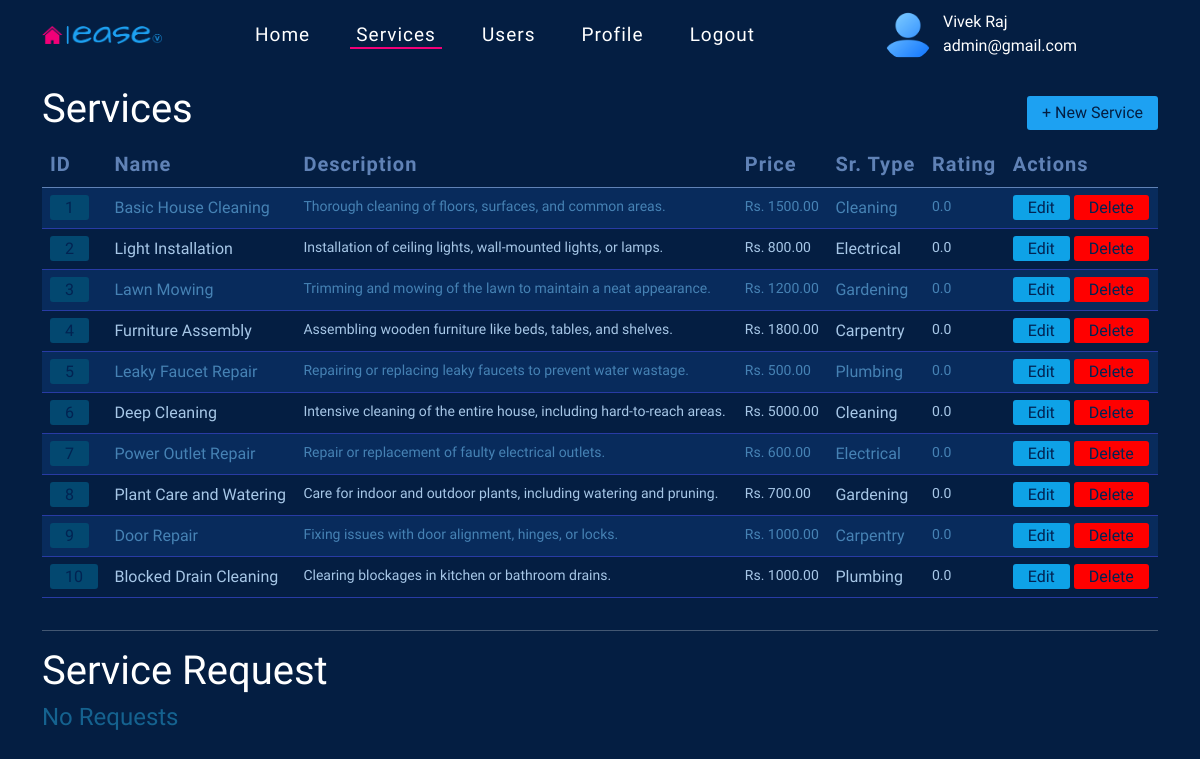
Page /HomeEase/admin/1/services (signed in) on the committed database.
### app.py (models this page shows)
class Admin(db.Model):
    id = db.Column(db.Integer, primary_key=True)
    user_id = db.Column(db.Integer, db.ForeignKey('user.id'), nullable=False)
    fname = db.Column(db.String(20), nullable=False)
    lname = db.Column(db.String(20), nullable=True)
    picture = db.Column(db.LargeBinary, nullable=True)

class User(db.Model,UserMixin):
    id = db.Column(db.Integer, primary_key=True)
    email = db.Column(db.String(50), unique=True, nullable=False)
    password = db.Column(db.String(150), nullable=False)
    created_at = db.Column(db.DateTime, default=datetime.now())
    active = db.Column(db.Boolean, default=True)
    role_id = db.Column(db.Integer, db.ForeignKey('role.id'), nullable=False)
    admin = db.relationship('Admin', backref='user', uselist=False, lazy=True)
    customer = db.relationship('Customer', backref='user', uselist=False, lazy=True)
    professional = db.relationship('Professional', backref='user', uselist=False, lazy=True)
    address = db.relationship('Address', backref='user', uselist=False, lazy=True)

class Service(db.Model):
    id = db.Column(db.Integer, primary_key=True)
    name = db.Column(db.String(100), nullable=False)
    category = db.Column(db.String(50), nullable=False)
    description = db.Column(db.Text, nullable=False)
    price = db.Column(db.Numeric(10, 2), nullable=False)
    duration = db.Column(db.String(50), nullable=False)
    status = db.Column(db.String(20), nullable=False)
    created_at = db.Column(db.DateTime, default=datetime.now())
    rating = db.Column(db.Numeric(3,1), default=0)
    review_count = db.Column(db.Integer, default=0)
    service_requests = db.relationship('ServiceRequest', backref='service', lazy=True)
    reviews = db.relationship('Review', backref='service', lazy=True)
    areas = db.relationship('ServiceArea', secondary='service_area_association', backref='services')

### app.py (the view, shortened to what this page needs)
@HomeEase.route('/HomeEase/admin/<int:id>/services')
@login_required
def services(id):
    services = Service.query.all()
    admin_requests_data=[]
    admin_requests = ServiceRequest.query.all()
    return render_template('/Admin/services.html',admin=get_admin(id), services=services, requests=admin_requests_data)

### app.py (called while the page is built)
@login_manager.user_loader
def load_user(user_id):
    return User.query.get(int(user_id))

def get_admin(id):
    user_admin = User.query.filter_by(id=id).first_or_404()
    admin_detail = Admin.query.filter_by(user_id=id).first_or_404()
    picture_base64=''
    if admin_detail.picture:
        picture_base64 = base64.b64encode(admin_detail.picture).decode('utf-8')
    adminData = {"admin":user_admin, "adminDetail":admin_detail, "picture":picture_base64, "mimetype":'image/png'}
    return adminData

### templates/Admin/services.html (shortened to what this page needs)
{% extends "/Admin/home.html" %}
{% block nav %}
<a href="{{url_for('admin_home',id=admin.admin.id)}}" class="link">Home</a>
<a href="{{url_for('services',id=admin.admin.id)}}" id="current-link">Services</a>
<a href="{{url_for('manage_users',id=admin.admin.id)}}" class="link">Users</a>
<a href="{{url_for('admin_profile',id=admin.admin.id)}}" class="link">Profile</a>
<a href="{{url_for('logout')}}" class="link">Logout</a>
{% endblock %}
{% block main_content %}
<div class="row" id="services">
<div class="header">
    <h1>Services</h1>
    <a href="{{url_for('create_service',id=admin.admin.id)}}">+ New Service</a>
</div>
{% if services == [] %}
<h4 style="color: #15628f;">No Service Available</h4>
{% else %}
<div>
    <table class="table" style="color: #fff;">
        <thead>
          <tr>
            <th>ID</th>
            <th>Name</th>
            <th>Description</th>
            <th>Price</th>
            <th>Sr. Type</th>
            <th>Rating</th>
            <th>Actions</th>
          </tr>
        </thead>
        <tbody>
          {% for service in services %}
          <tr>
            <td><a style="background-color: #034870;" href="">{{service.id}}</a></td>
            <td>{{service.name}}</td>
            <td style="font-size: 14px;">{{service.description}}</td>
            <td style="font-size: 14px;">Rs. {{service.price}}</td>
            <td style="text-transform: capitalize;">{{service.category}}</td>
            <td style="font-size: 14px;">{{service.rating}}</td>
            <td>
              <a style="background-color: rgb(14, 162, 231);" href="{{url_for('edit_service',id=admin.admin.id, srvs_id=service.id)}}">Edit</a>
              <a style="background-color: red;" href="{{url_for('delete_service',id=admin.admin.id, srvs_id=service.id)}}">Delete</a>
            </td>
          </tr>
          {% endfor %}
        </tbody>
      </table>
</div>
{% endif %}
</div>
<hr>
<div class="row" id="service-request">
<h1>Service Request</h1>
{% if requests == [] %}
<h4 style="color: #15628f;">No Requests</h4>
{% endif %}
</div>
{% endblock %}

### templates/Admin/home.html (shortened to what this page needs)
<!DOCTYPE html>
<html lang="en">
<head>
    <link href="https://cdn.jsdelivr.net/npm/bootstrap@5.0.2/dist/css/bootstrap.min.css" rel="stylesheet">
    <link rel="stylesheet" href="/static/admin.css">
</head>
<body>
    <div class="container">
        <div class="row" id="nav">
            <div class="col-sm-2" id="logo">
                <img src="/static/HomeEase4.png" alt="" width="120">
            </div>
            <div class="col-sm-6" id="link">
                {% block nav %}{% endblock %}
            </div>
            <div class="col-sm-4" id="profile">
                <div id="profile-box">
                    <div id="profile-img">
                        {% block profile_img %}
                        {% if admin.picture %}
                        <img alt="Profile Picture" width="50" height="50">
                        {% else %}
                        <img src="/static/user.png" alt="" width="50" height="50">
                        {% endif %}
                        {% endblock %}
                    </div>
                    <div id="profile-text">
                        {% block name_mail %}
                        <p>{{admin.adminDetail.fname}} {{admin.adminDetail.lname}}<br>{{admin.admin.email}}</span></p>
                        {% endblock %}
                    </div>
                </div>
            </div>
        </div>
        {% block main_content %}
        {% endblock %}
    </div>
</body>
</html>

### static/admin.css (style rules this page uses)
body { background-color: #041E42; color: #FFF; font-family: suse; }
.container { margin-top: 10px; }
#logo { display: flex; align-items: center; }
th, td { padding: 12px; text-align: left; border-bottom: 1px solid rgb(40, 59, 164); }

### rows in the picture
Admin: adminDetail.fname "Vivek", adminDetail.lname "Raj"
User: admin.email "admin@gmail.com"
Service: id "1", name "Basic House Cleaning", description "Thorough cleaning of floors, surfaces, and common areas.", price "1500.00", category "Cleaning", rating "0.0"
Service: id "2", name "Light Installation", description "Installation of ceiling lights, wall-mounted lights, or lamps.", price "800.00", category "Electrical", rating "0.0"
Service: id "3", name "Lawn Mowing", description "Trimming and mowing of the lawn to maintain a neat appearance.", price "1200.00", category "Gardening", rating "0.0"
Service: id "4", name "Furniture Assembly", description "Assembling wooden furniture like beds, tables, and shelves.", price "1800.00", category "Carpentry", rating "0.0"
Service: id "5", name "Leaky Faucet Repair", description "Repairing or replacing leaky faucets to prevent water wastage.", price "500.00", category "Plumbing", rating "0.0"
Service: id "6", name "Deep Cleaning", description "Intensive cleaning of the entire house, including hard-to-reach areas.", price "5000.00", category "Cleaning", rating "0.0"
Service: id "7", name "Power Outlet Repair", description "Repair or replacement of faulty electrical outlets.", price "600.00", category "Electrical", rating "0.0"
Service: id "8", name "Plant Care and Watering", description "Care for indoor and outdoor plants, including watering and pruning.", price "700.00", category "Gardening", rating "0.0"
Service: id "9", name "Door Repair", description "Fixing issues with door alignment, hinges, or locks.", price "1000.00", category "Carpentry", rating "0.0"
Service: id "10", name "Blocked Drain Cleaning", description "Clearing blockages in kitchen or bathroom drains.", price "1000.00", category "Plumbing", rating "0.0"
